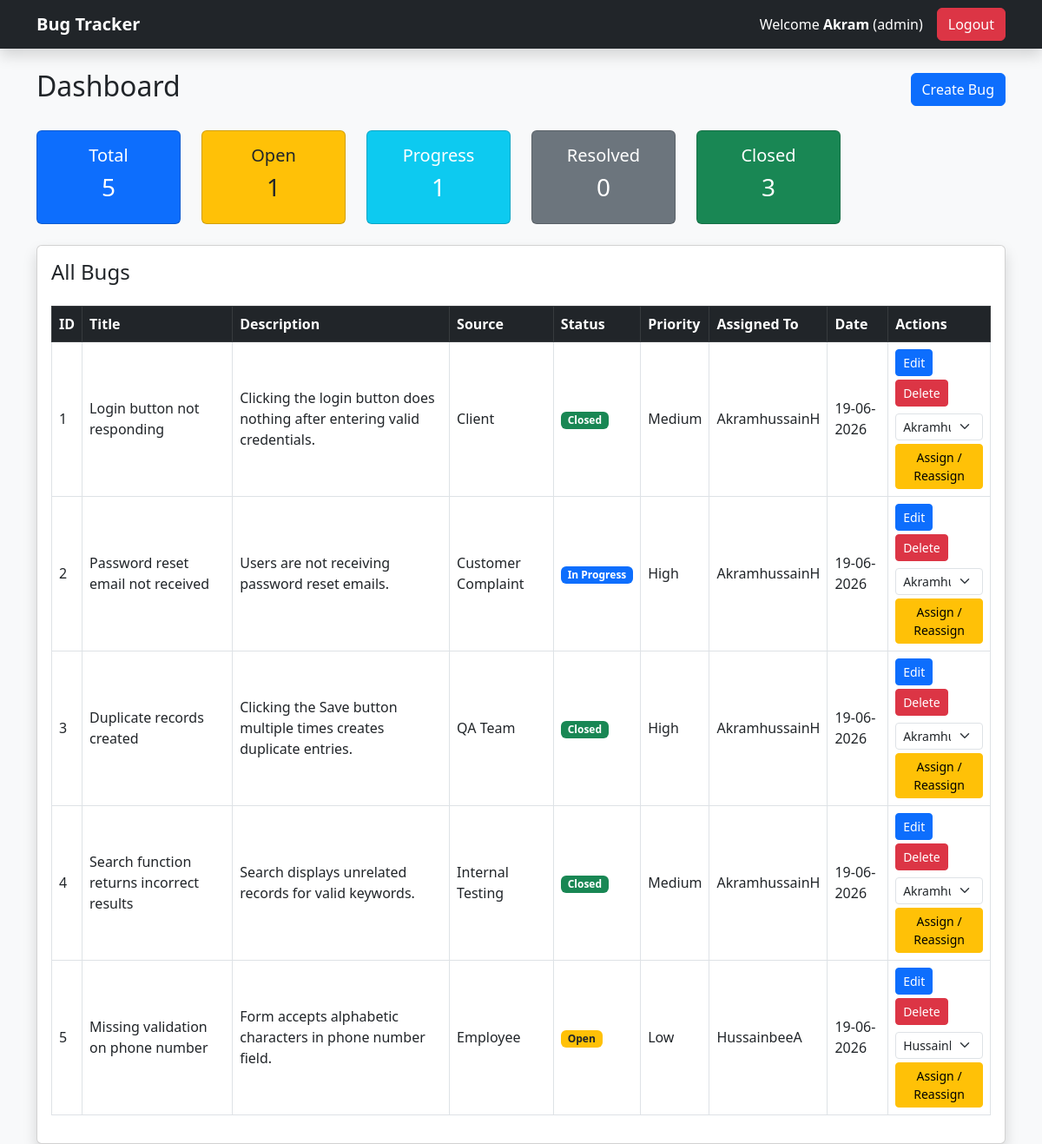
The page /dashboard (signed in) on the database its author committed.
### models.py (models this page shows)
class Bug(db.Model):
    __tablename__ = "bug"
    id = db.Column(db.Integer, primary_key=True)
    title = db.Column(db.String(200), nullable=False)
    description = db.Column(db.Text, nullable=False)
    priority = db.Column(db.String(50))
    bug_source = db.Column(db.String(100))
    status = db.Column(db.String(50), default="Open")
    created_by_id = db.Column(
        db.Integer,
        db.ForeignKey("user.id")
    )
    assigned_to_id = db.Column(
        db.Integer,
        db.ForeignKey("user.id")
    )
    assigned_to = db.relationship(
    "User",
    foreign_keys=[assigned_to_id]
)
    created_at = db.Column(
        db.DateTime,
        default=datetime.utcnow
    )
    comments = db.relationship(
        "Comment",
        backref="bug",
        lazy=True,
        cascade="all, delete-orphan"
    )

class User(db.Model):
    __tablename__ = "user"
    id = db.Column(db.Integer, primary_key=True)
    username = db.Column(db.String(100), unique=True, nullable=False)
    email = db.Column(db.String(100), unique=True, nullable=False)
    password = db.Column(db.String(255), nullable=False)
    role = db.Column(db.String(50), nullable=False)

### app.py (the view, shortened to what this page needs)
@app.route("/dashboard")
def dashboard():
    if "user_id" not in session:
        return redirect("/login")
    role = session["role"].lower()
    if role == "admin":
        bugs = Bug.query.all()
    else:
        bugs = Bug.query.filter(
            Bug.status != "Deleted"
        ).all()
    developers = User.query.filter(
        User.role.ilike("developer")
    ).all()
    total_bugs = Bug.query.filter(
        Bug.status != "Deleted"
    ).count()
    open_bugs = Bug.query.filter_by(
        status="Open"
    ).count()
    in_progress_bugs = Bug.query.filter_by(
        status="In Progress"
    ).count()
    resolved_bugs = Bug.query.filter_by(
        status="Resolved"
    ).count()
    closed_bugs = Bug.query.filter_by(
        status="Closed"
    ).count()
    deleted_bugs = Bug.query.filter_by(
        status="Deleted"
    ).count()
    return render_template(
        "dashboard.html",
        bugs=bugs,
        developers=developers,
        total_bugs=total_bugs,
        open_bugs=open_bugs,
        in_progress_bugs=in_progress_bugs,
        resolved_bugs=resolved_bugs,
        closed_bugs=closed_bugs,
        deleted_bugs=deleted_bugs
    )

### templates/dashboard.html (shortened to what this page needs)
{% extends 'base.html' %}
{% block content %}
<div class="d-flex justify-content-between align-items-center mb-4">
<h2>Dashboard</h2>
{% if session['role']|lower in ['tester', 'admin'] %}
<a href="/create_bug" class="btn btn-primary">
    Create Bug
</a>
{% endif %}
</div>
{% if session['role']|lower == 'admin' %}
<div class="row mb-4">
<div class="col-md-2">
    <div class="card text-center bg-primary text-white">
        <div class="card-body">
            <h5>Total</h5>
            <h3>{{ total_bugs }}</h3>
        </div>
    </div>
</div>
<div class="col-md-2">
    <div class="card text-center bg-warning">
        <div class="card-body">
            <h5>Open</h5>
            <h3>{{ open_bugs }}</h3>
        </div>
    </div>
</div>
<div class="col-md-2">
    <div class="card text-center bg-info text-white">
        <div class="card-body">
            <h5>Progress</h5>
            <h3>{{ in_progress_bugs }}</h3>
        </div>
    </div>
</div>
<div class="col-md-2">
    <div class="card text-center bg-secondary text-white">
        <div class="card-body">
            <h5>Resolved</h5>
            <h3>{{ resolved_bugs }}</h3>
        </div>
    </div>
</div>
<div class="col-md-2">
    <div class="card text-center bg-success text-white">
        <div class="card-body">
            <h5>Closed</h5>
            <h3>{{ closed_bugs }}</h3>
        </div>
    </div>
</div>
</div>
{% endif %}
<div class="card shadow">
<div class="card-body">
    <h4 class="mb-4">All Bugs</h4>
    <table class="table table-bordered table-hover align-middle">
        <thead class="table-dark">
            <tr>
                <th>ID</th>
                <th>Title</th>
                <th>Description</th>
                <th>Source</th>
                <th>Status</th>
                <th>Priority</th>
                <th>Assigned To</th>
                <th>Date</th>
                <th>Actions</th>
            </tr>
        </thead>
        <tbody>
            {% for bug in bugs %}
            <tr>
                <td>{{ loop.index }}</td>
                <td>{{ bug.title }}</td>
                <td>
    {{ bug.description }}
</td>
                <td>{{ bug.bug_source }}</td>
                <td>
                    {% if bug.status|lower == 'open' %}
<span class="badge bg-warning text-dark">
    Open
</span>
{% elif bug.status|lower == 'in progress' %}
<span class="badge bg-primary">
    In Progress
</span>
{% elif bug.status|lower == 'resolved' %}
<span class="badge bg-info text-dark">
    Resolved
</span>
{% elif bug.status|lower == 'closed' %}
<span class="badge bg-success">
    Closed
</span>
{% elif bug.status|lower == 'deleted' %}
<span class="badge bg-danger">
    Deleted
</span>
{% endif %}
                </td>
                <td>{{ bug.priority }}</td>
                <td>
                    {% if bug.assigned_to %}
                        {{ bug.assigned_to.username }}
                    {% else %}
                        Not Assigned
                    {% endif %}
                </td>
                <td>
                    {{ bug.created_at.strftime('%d-%m-%Y') }}
                </td>
                <td>
                    {% set role = session['role']|lower %}
                    {% if role == 'admin' %}
                    <a href="/edit_bug/{{ bug.id }}"
                       class="btn btn-primary btn-sm mb-1">
                        Edit
                    </a>
                    <a href="/delete_bug/{{ bug.id }}"
                       class="btn btn-danger btn-sm mb-1">
                        Delete
                    </a>
                    <form method="POST"
                          action="/reassign_bug/{{ bug.id }}"
                          class="mt-1">
                        <select
                            name="developer"
                            class="form-select form-select-sm">
                            {% for dev in developers %}
                            <option value="{{ dev.id }}"
                                {% if bug.assigned_to_id == dev.id %}
                                selected
                                {% endif %}>
                                {{ dev.username }}
                            </option>
                            {% endfor %}
                        </select>
                        <button
                            class="btn btn-warning btn-sm mt-1">
                            Assign / Reassign
                        </button>
                    </form>
                    {% endif %}
                </td>
            </tr>
            {% endfor %}
        </tbody>
    </table>
</div>
</div>
{% endblock %}

### rows shown on the page
Bug: title "Login button not responding", description "Clicking the login button does nothing after entering valid credentials.", bug_source "Client", status "Closed", priority "Medium", assigned_to.username "AkramhussainH", created_at "19-06-2026", developer "AkramhussainH"
Bug: title "Password reset email not received", description "Users are not receiving password reset emails.", bug_source "Customer Complaint", status "In Progress", priority "High", assigned_to.username "AkramhussainH", created_at "19-06-2026", developer "AkramhussainH"
Bug: title "Duplicate records created", description "Clicking the Save button multiple times creates duplicate entries.", bug_source "QA Team", status "Closed", priority "High", assigned_to.username "AkramhussainH", created_at "19-06-2026", developer "AkramhussainH"
Bug: title "Search function returns incorrect results", description "Search displays unrelated records for valid keywords.", bug_source "Internal Testing", status "Closed", priority "Medium", assigned_to.username "AkramhussainH", created_at "19-06-2026", developer "AkramhussainH"
Bug: title "Missing validation on phone number", description "Form accepts alphabetic characters in phone number field.", bug_source "Employee", status "Open", priority "Low", assigned_to.username "HussainbeeA", created_at "19-06-2026", developer "HussainbeeA"

### other values the page prints
{{ session['username'] }} "Akram"
{{ session['role'] }} "admin"
{{ total_bugs }} "5"
{{ open_bugs }} "1"
{{ in_progress_bugs }} "1"
{{ resolved_bugs }} "0"
{{ closed_bugs }} "3"
